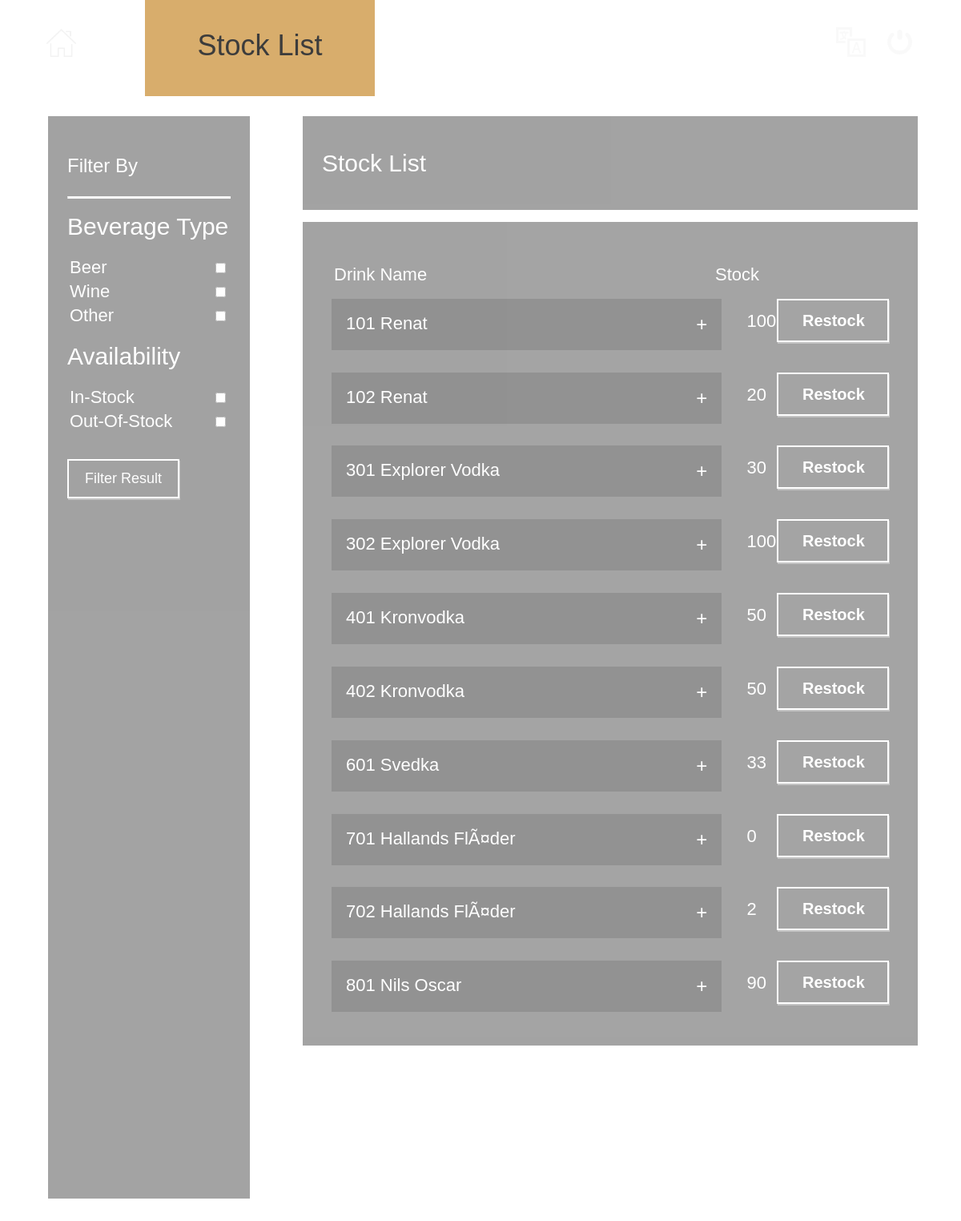
/UIProgramming_Project_Submission_Grp14/bartender_v3/bartender_stock_list2.php, run on the app's committed database.
### tables this page shows
CREATE TABLE `Beverage` (
  `B_id` int(255) NOT NULL,
  `C_id` int(11) DEFAULT NULL,
  `b_name` varchar(255) DEFAULT NULL,
  `storage` varchar(255) DEFAULT NULL,
  `price(sell)` int(255) DEFAULT NULL,
  `cost` int(10) DEFAULT NULL,
  `Alcohol level` varchar(255) DEFAULT NULL,
  `ingredient` varchar(255) DEFAULT NULL,
  `package` varchar(255) DEFAULT NULL,
  `producer` varchar(255) DEFAULT NULL,
  `provider` varchar(255) DEFAULT NULL,
  `kosher` varchar(255) DEFAULT NULL,
  PRIMARY KEY (`B_id`)
);

### UIProgramming_Project_Submission_Grp14/bartender_v3/controller/load_stock.php (the view, shortened to what this page needs)
<?php
function load_stock_item($result_sql){
require('db_connection.php');
    $sql = $result_sql;
$result = mysqli_query($con, $sql);
if ($result->num_rows > 0) {
    while($row = $result->fetch_assoc()) {
        $result_str = <<<STOCK
        <div class="row bertender_stock_list">
            <div class="bartender_column_70">
                <button class="accordion">
                    <tr>
                        <td>{$row["B_id"]}</td>
                        <td>{$row["b_name"]}</td>
                    </tr>
                </button>
                            <td class="bartender_stock_align_right">{$row["package"]}</td>
                            <td class="bartender_stock_align_right">{$row["producer"]}</td>
                            <td class="bartender_stock_align_right">{$row["provider"]}</td>
                            <td class="bartender_stock_align_right">{$row["cost"]} kr</td>
                            <td class="bartender_stock_align_right">{$row["price(sell)"]}</td>
                </div>
           <div class="bartender_column_30">
                <div class="bartender_stock_align_center">
                    <div class="row">
                        <div class="bartender_column_30" id="bartender_stock_amount">{$row["storage"]}</div>
                        <div class="bartender_column_70">
                            <button lang="en" class="bartender_restock_btn">Restock</button>
                        </div>
                    </div>
                </div>
            </div>
        </div>
STOCK;
     echo "$result_str";
    }
}
else{
    echo "0 result";
}
}
?>

### UIProgramming_Project_Submission_Grp14/bartender_v3/bartender_stock_list2.php (shortened to what this page needs)
<!DOCTYPE html>
<html>
    <head>
        <link rel="stylesheet" type="text/css" href="bartender.css">
    </head>
    <body class="bartender_body">
        <div class="row">
                <div class="bartender_header_left">
                <img class="bartender_header_icon" src="image/home_icon.png" alt="Home Button" onClick="homeClick()">
                <div class="screen_title_box">
                    <p lang="en" class="screen_title_txt">Stock List</p>
                </div>
            </div>
            <div class="bartender_header">
                <img id="switch_lang" class="bartender_header_icon" src="image/language_icon.png" alt="Change Language">
                <img class="bartender_header_icon" src="image/logout_icon.png" onClick="logoutClick()">
            </div>
        </div>
        <div>
            <div class="row">
                <div class="bartender_column_30">
                    <div class="bartender_left_control_content">
                        <p lang="en" class="bartender_stock_h2">Filter By</p>
                        <hr/>
                        <form action="" method="get">
                        <p lang="en" class="bartender_stock_h1">Beverage Type</p>
                        <table class="bartender_stock_table">
                            <tr>
                                <td lang="en">Beer</td>
                                <td class="bartender_stock_align_right">
                                    <input type="checkbox" name="drink_type[]" value="beer"></td>
                            </tr>
                            <tr>
                                <td lang="en">Wine</td>
                                <td class="bartender_stock_align_right">        <input type="checkbox" name="drink_type[]" value="wine"></td>
                            </tr>
                            <tr>
                                <td lang="en">Other</td>
                                <td class="bartender_stock_align_right"><input type="checkbox" name="drink_type[]" value="other"></td>
                            </tr>
                        </table>
                            <p lang="en" class="bartender_stock_h1">Availability</p>
                        <table class="bartender_stock_table">
                            <tr>
                                <td lang="en">In-Stock</td>
                                <td class="bartender_stock_align_right"><input type="checkbox" name="drink_type[]" value="in_stock"></td>
                            </tr>
                            <tr>
                                <td lang="en">Out-Of-Stock</td>
                                <td class="bartender_stock_align_right"><input type="checkbox" name="drink_type[]" value="out_stock"></td>
                            </tr>
                        </table>
                            <input lang="en" type="submit" class="bartender_filter_btn" name="submit" value="Filter Result">
                        </form>
                    </div>
                </div>
                <div class="bartender_column_70">
                    <div class="bartender_right_content_top">
                        <p lang="en" class="bartender_stock_h1">Stock List</p>
                    </div>
                    <div class="bartender_right_content_bottom bartender_right_scroll">
                                <table class="bartender_stock_table">
                                    <tr>
                                        <td lang="en">Drink Name</td>
                                        <td lang="en" class="bartender_stock_header_width">Stock</td>
                                    </tr>
                                </table>
                        <?php
                            include ('controller/load_stock.php');
                            load_stock_item($result);
                        ?>
                    </div>
                </div>
            </div>
        </div>
    </body>
</html>

### UIProgramming_Project_Submission_Grp14/bartender_v3/bartender.css (style rules this page uses)
body { height: 100%; margin: 0; padding: 0; font-family: Arial; color: white; }
.bartender_header_left { flex: 50%; text-align: left; padding-left: 4%; padding-top: 2%; padding-right: 2%; }
.bartender_header { flex: 50%; text-align: right; padding-left: 2%; padding-top: 2%; padding-right: 4%; }
.bartender_header_icon { width: 7%; height: auto; padding: 10px; }
.row { display:flex; }
hr { border-top: 2px solid white; }
.bartender_body { background-image: url("image/bartender_bg.png"); background-size: auto; }
::placeholder { color: white; }
.screen_title_box { position: absolute; width: 287px; height: 120px; left: 181px; top: 0px; border: none; background: #D8AD6C; }
.screen_title_txt { font-style: normal; font-weight: normal; line-height: normal; font-size: 36px; text-align: center; color: #3C3C3C; }
.bartender_column_30 { flex: 30%; height: 100%; }
.bartender_column_70 { flex: 70%; height: 100%; }
.bartender_left_control_content { position: absolute; padding: 2%; margin: 5% 2.5% 0% 5%; width: 17%; height: 75%; border: none; background: #484848; opacity: 0.5; }
.bartender_right_content_top { position: absolute; padding: 2%; margin: 5% 4% 0% 1.5%; width: 60%; height: 4%; border: none; background: #484848; opacity: 0.5; }
.bartender_right_content_bottom { position: absolute; padding: 3%; margin: 16% 4% 0% 1.5%; width: 58%; height: 55%; border: none; background: #484848; opacity: 0.5; overflow: scroll; }
.bartender_stock_h1 { font-size: 30px; opacity: 1; color: #FFFFFF; line-height: 10px; opacity: 1; }
.bartender_stock_h2 { font-size: 24px; opacity: 1; color: #FFFFFF; }
.bartender_stock_table { width: 100%; font-size: 22px; margin-top: 2%; }
.bartender_stock_header_width { text-align: right; padding-right: 160px; }
.bartender_stock_align_right { text-align: right; }
.bartender_restock_btn { width: 140px; appearance: none; background-color: transparent; border: 2px solid white; color: white; cursor: pointer; align-self: center; font-size: 1rem; font-weight: 400; line-height: 0.5; padding: 1em 1.5em; text-decoration: none; text-align: center; font-family: 'Montserrat', sans-serif; font-weight: 700; box-shadow: 1px 2px #888888; font-size: 20px; }
.bartender_filter_btn { width: 140px; appearance: none; background-color: transparent; border: 2px solid white; color: white; cursor: pointer; align-self: center; font-weight: 400; line-height: 0.5; padding: 1em 1em; text-decoration: none; text-align: center; font-family: 'Montserrat', sans-serif; box-shadow: 1px 2px #888888; font-size: 18px; margin-top: 15%; }
.bartender_stock_align_center { margin-left: 15%; }
#bartender_stock_amount { text-align: left; font-size: 22px; line-height: 2.5em; }
.bertender_stock_list { margin-top: 2%; margin-bottom: 4%; }
.accordion { background-color: rgba(0,0,0,.5); color: #FFFFFF; cursor: pointer; padding: 18px 18px 18px 18px; width: 100%; text-align: left; border: none; outline: none; transition: 0.4s; font-size: 22px; }
.accordion:after { color: #FFFFFF; content: '+'; font-size: 24px; float: right; margin-left: 5px; }

### data on the page
beverage: B_id "101", b_name "Renat", storage "100"
beverage: B_id "102", b_name "Renat", storage "20"
beverage: B_id "301", b_name "Explorer Vodka", storage "30"
beverage: B_id "302", b_name "Explorer Vodka", storage "100"
beverage: B_id "401", b_name "Kronvodka", storage "50"
beverage: B_id "402", b_name "Kronvodka", storage "50"
beverage: B_id "601", b_name "Svedka", storage "33"
beverage: B_id "701", b_name "Hallands FlÃ¤der", storage "0"
beverage: B_id "702", b_name "Hallands FlÃ¤der", storage "2"
beverage: B_id "801", b_name "Nils Oscar", storage "90"
